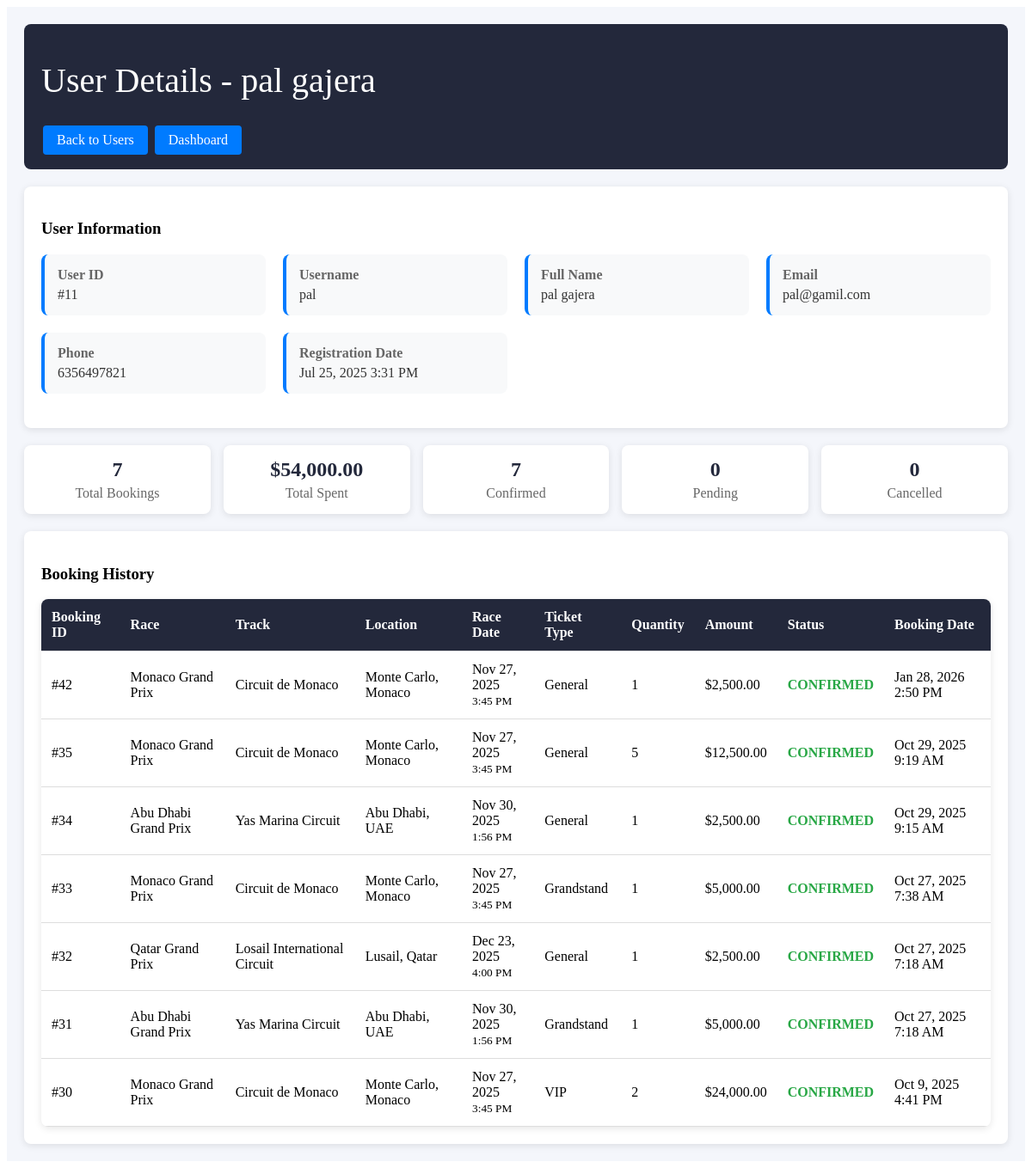
Screenshot of /admin/view_user.php?id=11 (signed in) with the database file from the repository.
### tables this page shows
CREATE TABLE `users` (
  `id` int(11) NOT NULL,
  `username` varchar(50) NOT NULL,
  `email` varchar(100) NOT NULL,
  `password` varchar(255) NOT NULL,
  `full_name` varchar(100) NOT NULL,
  `phone` varchar(20) DEFAULT NULL,
  `status` enum('active','inactive') DEFAULT 'active',
  `created_at` timestamp NOT NULL DEFAULT current_timestamp(),
  `updated_at` timestamp NOT NULL DEFAULT current_timestamp() ON UPDATE current_timestamp()
);

CREATE TABLE `bookings` (
  `id` int(11) NOT NULL,
  `user_id` int(11) NOT NULL,
  `race_id` int(11) NOT NULL,
  `ticket_type_id` int(11) NOT NULL,
  `quantity` int(11) NOT NULL DEFAULT 1,
  `total_amount` decimal(10,2) NOT NULL,
  `status` enum('pending','confirmed','cancelled') DEFAULT 'pending',
  `booking_date` timestamp NOT NULL DEFAULT current_timestamp(),
  `payment_method` varchar(50) DEFAULT NULL,
  `payment_status` enum('pending','completed','failed') DEFAULT 'pending',
  `created_at` timestamp NOT NULL DEFAULT current_timestamp(),
  `updated_at` timestamp NOT NULL DEFAULT current_timestamp() ON UPDATE current_timestamp()
);

CREATE TABLE `races` (
  `id` int(11) NOT NULL,
  `race_name` varchar(100) NOT NULL,
  `track_name` varchar(100) NOT NULL,
  `location` varchar(100) NOT NULL,
  `race_date` date NOT NULL,
  `race_time` time NOT NULL,
  `description` text DEFAULT NULL,
  `status` enum('active','cancelled') DEFAULT 'active',
  `created_at` timestamp NOT NULL DEFAULT current_timestamp(),
  `updated_at` timestamp NOT NULL DEFAULT current_timestamp() ON UPDATE current_timestamp(),
  `image` varchar(255) DEFAULT NULL,
  `race_track` longblob DEFAULT NULL
);

CREATE TABLE `ticket_types` (
  `id` int(11) NOT NULL,
  `ticket_type` varchar(50) NOT NULL,
  `price` decimal(10,2) NOT NULL,
  `description` text DEFAULT NULL,
  `race_id` int(11) DEFAULT NULL,
  `created_at` timestamp NOT NULL DEFAULT current_timestamp(),
  `available_quantity` int(11) NOT NULL DEFAULT 100
);

### admin/view_user.php (the view, shortened to what this page needs)
<?php
$pdo = getDBConnection();
$userId = (int) $_GET['id'];
$stmt = $pdo->prepare("SELECT * FROM users WHERE id = ?");
$stmt->execute([$userId]);
$user = $stmt->fetch();
$stmt = $pdo->prepare("
    SELECT b.*,
           r.race_name, r.track_name, r.location, r.race_date, r.race_time,
           tt.ticket_type, tt.price
    FROM bookings b
    JOIN races r ON b.race_id = r.id
    JOIN ticket_types tt ON b.ticket_type_id = tt.id
    WHERE b.user_id = ?
    ORDER BY b.booking_date DESC
");
$stmt->execute([$userId]);
$bookings = $stmt->fetchAll();
$totalBookings = count($bookings);
$totalSpent = array_sum(array_column($bookings, 'total_amount'));
$confirmedBookings = count(array_filter($bookings, function($b) {
    return $b['status'] === 'confirmed';
}));
$pendingBookings = count(array_filter($bookings, function($b) {
    return $b['status'] === 'pending';
}));
$cancelledBookings = count(array_filter($bookings, function($b) {
    return $b['status'] === 'cancelled';
}));
?>
<!DOCTYPE html>
<html lang="en">
<head>
    <link rel="stylesheet" href="../css/style.css">
</head>
<body>
    <div class="admin-container">
        <div class="admin-header">
            <h1>User Details - <?php echo htmlspecialchars($user['full_name']); ?></h1>
            <nav>
                <a href="manage_users.php" class="btn btn-primary">Back to Users</a>
                <a href="index.php" class="btn btn-primary">Dashboard</a>
            </nav>
        </div>
        <div class="user-info">
            <h3>User Information</h3>
            <div class="info-grid">
                <div class="info-card">
                    <div class="info-label">User ID</div>
                    <div class="info-value">#<?php echo $user['id']; ?></div>
                </div>
                <div class="info-card">
                    <div class="info-label">Username</div>
                    <div class="info-value"><?php echo htmlspecialchars($user['username']); ?></div>
                </div>
                <div class="info-card">
                    <div class="info-label">Full Name</div>
                    <div class="info-value"><?php echo htmlspecialchars($user['full_name']); ?></div>
                </div>
                <div class="info-card">
                    <div class="info-label">Email</div>
                    <div class="info-value"><?php echo htmlspecialchars($user['email']); ?></div>
                </div>
                <div class="info-card">
                    <div class="info-label">Phone</div>
                    <div class="info-value"><?php echo htmlspecialchars($user['phone'] ?? 'Not provided'); ?></div>
                </div>
                <div class="info-card">
                    <div class="info-label">Registration Date</div>
                    <div class="info-value"><?php echo isset($user['created_at']) ? date('M j, Y g:i A', strtotime($user['created_at'])) : 'N/A'; ?></div>
                </div>
            </div>
        </div>
        <div class="stats-grid">
            <div class="stat-card">
                <div class="stat-number"><?php echo $totalBookings; ?></div>
                <div class="stat-label">Total Bookings</div>
            </div>
            <div class="stat-card">
                <div class="stat-number">$<?php echo number_format($totalSpent, 2); ?></div>
                <div class="stat-label">Total Spent</div>
            </div>
            <div class="stat-card">
                <div class="stat-number"><?php echo $confirmedBookings; ?></div>
                <div class="stat-label">Confirmed</div>
            </div>
            <div class="stat-card">
                <div class="stat-number"><?php echo $pendingBookings; ?></div>
                <div class="stat-label">Pending</div>
            </div>
            <div class="stat-card">
                <div class="stat-number"><?php echo $cancelledBookings; ?></div>
                <div class="stat-label">Cancelled</div>
            </div>
        </div>
        <div style="background: white; padding: 20px; border-radius: 8px; box-shadow: 0 2px 8px rgba(0,0,0,0.1);">
            <h3>Booking History</h3>
            <?php if (empty($bookings)): ?>
                <p style="text-align: center; color: #666; padding: 20px;">No bookings found for this user.</p>
            <?php else: ?>
                <table class="table">
                    <thead>
                        <tr>
                            <th>Booking ID</th>
                            <th>Race</th>
                            <th>Track</th>
                            <th>Location</th>
                            <th>Race Date</th>
                            <th>Ticket Type</th>
                            <th>Quantity</th>
                            <th>Amount</th>
                            <th>Status</th>
                            <th>Booking Date</th>
                        </tr>
                    </thead>
                    <tbody>
                        <?php foreach ($bookings as $booking): ?>
                            <tr>
                                <td>#<?php echo $booking['id']; ?></td>
                                <td><?php echo htmlspecialchars($booking['race_name']); ?></td>
                                <td><?php echo htmlspecialchars($booking['track_name']); ?></td>
                                <td><?php echo htmlspecialchars($booking['location']); ?></td>
                                <td>
                                    <?php echo date('M j, Y', strtotime($booking['race_date'])); ?><br>
                                    <small><?php echo date('g:i A', strtotime($booking['race_time'])); ?></small>
                                </td>
                                <td><?php echo htmlspecialchars($booking['ticket_type']); ?></td>
                                <td><?php echo $booking['quantity']; ?></td>
                                <td>$<?php echo number_format($booking['total_amount'], 2); ?></td>
                                <td>
                                    <span class="status-<?php echo $booking['status']; ?>">
                                        <?php echo strtoupper($booking['status']); ?>
                                    </span>
                                </td>
                                <td><?php echo date('M j, Y g:i A', strtotime($booking['booking_date'])); ?></td>
                            </tr>
                        <?php endforeach; ?>
                    </tbody>
                </table>
            <?php endif; ?>
        </div>
    </div>
</body>
</html>

### admin/css/style.css (style rules this page uses)
h1 { font-size: 40px; font-weight: lighter; }

### admin/view_user.php (style rules this page uses)
.admin-container { max-width: 1200px; margin: 0 auto; padding: 20px; background: #f4f6fb; min-height: 100vh; }
.admin-header { background: #23283b; color: white; padding: 15px 20px; border-radius: 8px; margin-bottom: 20px; }
.user-info { background: white; padding: 20px; border-radius: 8px; margin-bottom: 20px; box-shadow: 0 2px 8px rgba(0,0,0,0.1); }
.info-grid { display: grid; grid-template-columns: repeat(auto-fit, minmax(250px, 1fr)); gap: 20px; margin-bottom: 20px; }
.info-card { background: #f8f9fa; padding: 15px; border-radius: 8px; border-left: 4px solid #007bff; }
.info-label { font-weight: bold; color: #666; margin-bottom: 5px; }
.info-value { font-size: 16px; color: #333; }
.stats-grid { display: grid; grid-template-columns: repeat(auto-fit, minmax(150px, 1fr)); gap: 15px; margin-bottom: 20px; }
.stat-card { background: white; padding: 15px; border-radius: 8px; box-shadow: 0 2px 8px rgba(0,0,0,0.1); text-align: center; }
.stat-number { font-size: 24px; font-weight: bold; color: #23283b; }
.stat-label { color: #666; margin-top: 5px; }
.table { width: 100%; border-collapse: collapse; background: white; border-radius: 8px; overflow: hidden; box-shadow: 0 2px 8px rgba(0,0,0,0.1); }
.table th, .table td { padding: 12px; text-align: left; border-bottom: 1px solid #ddd; }
.table th { background: #23283b; color: white; }
.btn { padding: 8px 16px; border: none; border-radius: 4px; cursor: pointer; text-decoration: none; display: inline-block; margin: 2px; }
.btn-primary { background: #007bff; color: white; }
.status-confirmed { color: #28a745; font-weight: bold; }

### rows the page displays
users: full_name "pal gajera", id "11", username "pal", email "pal@gamil.com", phone "6356497821", created_at "Jul 25, 2025 3:31 PM"
bookings: id "42", race.race_name "Monaco Grand Prix", race.track_name "Circuit de Monaco", race.location "Monte Carlo, Monaco", race.race_date "Nov 27, 2025", race.race_time "3:45 PM", ticket_type.ticket_type "General", quantity "1", total_amount "2,500.00", status "CONFIRMED", booking_date "Jan 28, 2026 2:50 PM"
bookings: id "35", race.race_name "Monaco Grand Prix", race.track_name "Circuit de Monaco", race.location "Monte Carlo, Monaco", race.race_date "Nov 27, 2025", race.race_time "3:45 PM", ticket_type.ticket_type "General", quantity "5", total_amount "12,500.00", status "CONFIRMED", booking_date "Oct 29, 2025 9:19 AM"
bookings: id "34", race.race_name "Abu Dhabi Grand Prix", race.track_name "Yas Marina Circuit", race.location "Abu Dhabi, UAE", race.race_date "Nov 30, 2025", race.race_time "1:56 PM", ticket_type.ticket_type "General", quantity "1", total_amount "2,500.00", status "CONFIRMED", booking_date "Oct 29, 2025 9:15 AM"
bookings: id "33", race.race_name "Monaco Grand Prix", race.track_name "Circuit de Monaco", race.location "Monte Carlo, Monaco", race.race_date "Nov 27, 2025", race.race_time "3:45 PM", ticket_type.ticket_type "Grandstand", quantity "1", total_amount "5,000.00", status "CONFIRMED", booking_date "Oct 27, 2025 7:38 AM"
bookings: id "32", race.race_name "Qatar Grand Prix", race.track_name "Losail International Circuit", race.location "Lusail, Qatar", race.race_date "Dec 23, 2025", race.race_time "4:00 PM", ticket_type.ticket_type "General", quantity "1", total_amount "2,500.00", status "CONFIRMED", booking_date "Oct 27, 2025 7:18 AM"
bookings: id "31", race.race_name "Abu Dhabi Grand Prix", race.track_name "Yas Marina Circuit", race.location "Abu Dhabi, UAE", race.race_date "Nov 30, 2025", race.race_time "1:56 PM", ticket_type.ticket_type "Grandstand", quantity "1", total_amount "5,000.00", status "CONFIRMED", booking_date "Oct 27, 2025 7:18 AM"
bookings: id "30", race.race_name "Monaco Grand Prix", race.track_name "Circuit de Monaco", race.location "Monte Carlo, Monaco", race.race_date "Nov 27, 2025", race.race_time "3:45 PM", ticket_type.ticket_type "VIP", quantity "2", total_amount "24,000.00", status "CONFIRMED", booking_date "Oct 9, 2025 4:41 PM"

### other values shown
$totalBookings "7"
$totalSpent "54,000.00"
$confirmedBookings "7"
$pendingBookings "0"
$cancelledBookings "0"
